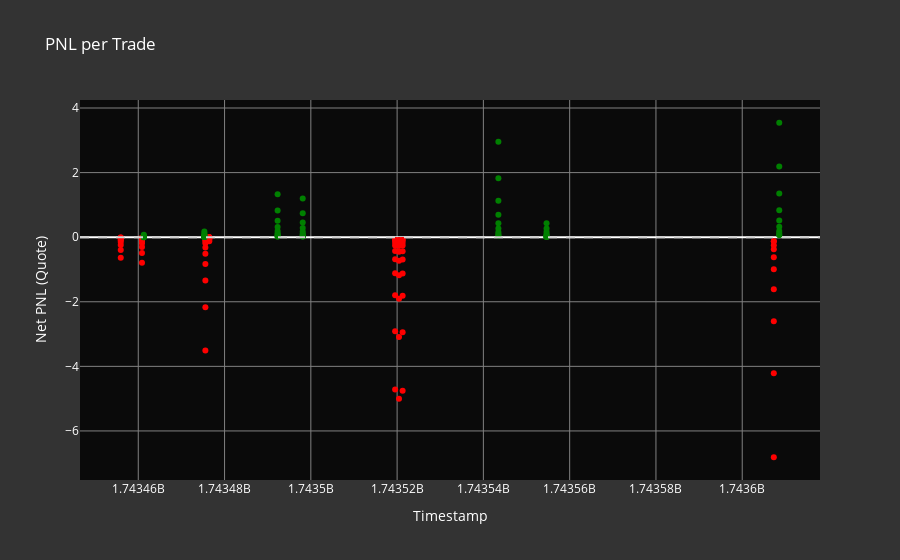

The notebook cell saved with this chart:
### Markdown cell above
### Scatter of PNL per Trade
This bar chart illustrates the PNL for each individual trade. Positive PNLs are shown in green and negative PNLs in red, providing a clear view of profitable vs. unprofitable trades.

### Code cell
import plotly.express as px

# Create a new column for profitability
executors_df['profitable'] = executors_df['net_pnl_quote'] > 0

# Create the scatter plot
fig = px.scatter(
    executors_df,
    x="timestamp",
    y='net_pnl_quote',
    title='PNL per Trade',
    color='profitable',
    color_discrete_map={True: 'green', False: 'red'},
    labels={'timestamp': 'Timestamp', 'net_pnl_quote': 'Net PNL (Quote)'},
    hover_data=['filled_amount_quote', 'side']
)

# Customize the layout
fig.update_layout(
    xaxis_title="Timestamp",
    yaxis_title="Net PNL (Quote)",
    legend_title="Profitable",
    font=dict(size=12, color="white"),
    showlegend=False,
    plot_bgcolor='rgba(0,0,0,0.8)',  # Dark background
    paper_bgcolor='rgba(0,0,0,0.8)',  # Dark background for the entire plot area
    xaxis=dict(gridcolor="gray"),
    yaxis=dict(gridcolor="gray")
)

# Add a horizontal line at y=0 to clearly separate profits and losses
fig.add_hline(y=0, line_dash="dash", line_color="lightgray")

# Show the plot
fig.show()
